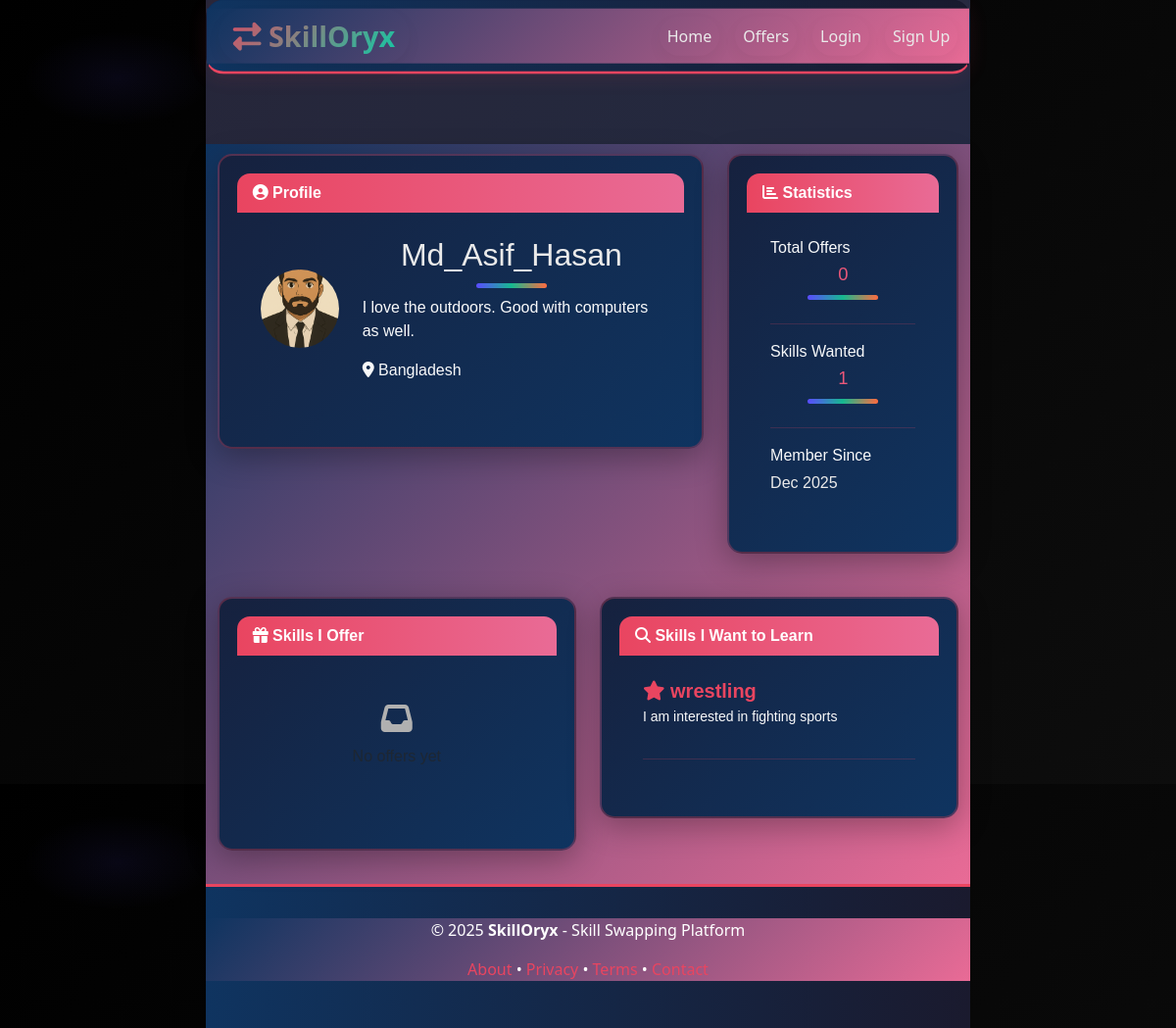
/profile/Md_Asif_Hasan/, run on the app's committed database.
### skilloryx/models.py (models this page shows, shortened)
class Profile(models.Model):
    user = models.OneToOneField(settings.AUTH_USER_MODEL, on_delete=models.CASCADE)
    bio = models.TextField(blank=True)
    location = models.CharField(max_length=100, blank=True)
    photo = models.ImageField(upload_to='profile_photos/', blank=True, null=True)
    created_at = models.DateTimeField(auto_now_add=True)

class Request(models.Model):
    profile = models.ForeignKey(Profile, on_delete=models.CASCADE, related_name='requests')
    skill = models.ForeignKey(Skill, on_delete=models.CASCADE)
    details = models.TextField(blank=True)
    created_at = models.DateTimeField(auto_now_add=True)
    class Meta:
        unique_together = ('profile','skill')

class Skill(models.Model):
    name = models.CharField(max_length=80, unique=True)

### skilloryx/views.py (the view)
# urls.py: path('profile/<str:username>/', views.profile_view, name='profile'),
def profile_view(request, username):
    user = get_object_or_404(User, username=username)
    profile = user.profile
    return render(request, 'skilloryx/profile.html', {'profile':profile})

### templates/skilloryx/profile.html (shortened to what this page needs)
{% extends 'skilloryx/base.html' %}
{% block content %}
<div class="row mb-4">
  <div class="col-md-8">
    <div class="card">
      <div class="card-header">
        <i class="fas fa-user-circle"></i> Profile
      </div>
      <div class="card-body">
        <div class="d-flex align-items-center mb-4">
          <div class="me-4">
            {% if profile.photo %}
              <img src="{{ profile.photo.url }}" class="rounded-circle" style="width: 5rem; height: 5rem; object-fit: cover;">
            {% else %}
              <i class="fas fa-user-circle" style="font-size: 5rem; color: var(--highlight);"></i>
            {% endif %}
          </div>
          <div>
            <h2 class="mb-2">{{ profile.user.username }}</h2>
            <p class="text-light mb-3">{{ profile.bio }}</p>
            <p class="text-light mb-0">
              <i class="fas fa-map-marker-alt"></i>
              {{ profile.location|default:"Location not set" }}
            </p>
          </div>
        </div>
      </div>
    </div>
  </div>
  <div class="col-md-4">
    <div class="card">
      <div class="card-header">
        <i class="fas fa-chart-bar"></i> Statistics
      </div>
      <div class="card-body">
        <div class="mb-3 pb-3" style="border-bottom: 1px solid rgba(233, 69, 96, 0.2);">
          <p class="text-light mb-1">Total Offers</p>
          <h3 class="text-highlight">{{ profile.offers.count }}</h3>
        </div>
        <div class="mb-3 pb-3" style="border-bottom: 1px solid rgba(233, 69, 96, 0.2);">
          <p class="text-light mb-1">Skills Wanted</p>
          <h3 class="text-highlight">{{ profile.requests.count }}</h3>
        </div>
        <div>
          <p class="text-light mb-1">Member Since</p>
          <p>{{ profile.user.date_joined|date:"M Y" }}</p>
        </div>
      </div>
    </div>
  </div>
</div>
<div class="row">
  <div class="col-md-6 mb-4">
    <div class="card">
      <div class="card-header">
        <i class="fas fa-gift"></i> Skills I Offer
      </div>
      <div class="card-body">
        {% for offer in profile.offers.all %}
          <div class="mb-3 pb-3" style="border-bottom: 1px solid rgba(233, 69, 96, 0.2);">
            <div class="d-flex justify-content-between align-items-center">
              <div>
                <h5 class="card-title mb-1">{{ offer.skill.name }}</h5>
                <span class="badge badge-primary">{{ offer.get_level_display }}</span>
                {% if offer.available_online %}
                  <span class="badge badge-success">
                    <i class="fas fa-globe"></i> Online
                  </span>
                {% endif %}
              </div>
              {% if user == profile.user %}
                <a href="{% url 'offer_delete' offer.pk %}" class="btn btn-sm btn-outline-danger" onclick="return confirm('Are you sure you want to delete this offer?')">
                  <i class="fas fa-trash"></i>
                </a>
              {% endif %}
            </div>
            <p class="text-light small mt-2">{{ offer.description|truncatewords:15 }}</p>
          </div>
        {% empty %}
          <div class="text-center py-4">
            <i class="fas fa-inbox" style="font-size: 2rem; color: var(--text-muted);"></i>
            <p class="text-muted mt-2">No offers yet</p>
          </div>
        {% endfor %}
      </div>
    </div>
  </div>
  <div class="col-md-6 mb-4">
   <div class="card">
     <div class="card-header">
       <i class="fas fa-search"></i> Skills I Want to Learn
     </div>
     <div class="card-body">
        {% for request in profile.requests.all %}
          <div class="mb-3 pb-3" style="border-bottom: 1px solid rgba(233, 69, 96, 0.2);">
            <div>
              <h5 class="card-title mb-1">
                <i class="fas fa-star"></i> {{ request.skill.name }}
              </h5>
              <p class="text-light small">{{ request.details|truncatewords:15 }}</p>
            </div>
          </div>
        {% empty %}
          <div class="text-center py-4">
            <i class="fas fa-inbox" style="font-size: 2rem; color: var(--text-muted);"></i>
            <p class="text-muted mt-2">No requests yet</p>
          </div>
        {% endfor %}
      </div>
    </div>
  </div>
</div>
{% endblock %}

### templates/skilloryx/base.html (shortened to what this page needs)
{% load static %}
<!doctype html>
<html lang="en">
<head>
  <link href="https://cdn.jsdelivr.net/npm/bootstrap@5.3.0/dist/css/bootstrap.min.css" rel="stylesheet">
  <link href="https://cdnjs.cloudflare.com/ajax/libs/font-awesome/6.4.0/css/all.min.css" rel="stylesheet">
  <link rel="stylesheet" href="{% static 'css/skilloryx.css' %}">
</head>
<body>
  <nav class="navbar navbar-expand-lg navbar-dark sticky-top">
    <div class="container">
      <a class="navbar-brand" href="/">
        <i class="fas fa-exchange-alt"></i> SkillOryx
      </a>
      <div class="collapse navbar-collapse" id="navbarNav">
        <ul class="navbar-nav ms-auto">
          <li class="nav-item"><a class="nav-link" href="/">Home</a></li>
          <li class="nav-item"><a class="nav-link" href="/offers/">Offers</a></li>
          {% if user.is_authenticated %}
            <li class="nav-item"><a class="nav-link" href="{% url 'proposals' %}">Proposals</a></li>
            <li class="nav-item"><a class="nav-link" href="{% url 'profile' user.username %}">Profile</a></li>
              <li class="nav-item"><a class="nav-link" href="{% url 'logout' %}">Logout</a></li>
            {% else %}
              <li class="nav-item"><a class="nav-link" href="{% url 'login' %}">Login</a></li>
              <li class="nav-item"><a class="nav-link" href="{% url 'signup' %}">Sign Up</a></li>
          {% endif %}
        </ul>
      </div>
    </div>
  </nav>
  <main>
    <div class="container">
      {% block content %}{% endblock %}
    </div>
  </main>
  <footer>
    <div class="container">
      <p>&copy; 2025 <strong>SkillOryx</strong> - Skill Swapping Platform</p>
      <p>
        <a href="/about/">About</a> •
        <a href="/privacy/">Privacy</a> •
        <a href="/terms/">Terms</a> •
        <a href="/contact/">Contact</a>
      </p>
    </div>
  </footer>
</body>
</html>

### static/css/skilloryx.css (style rules this page uses)
:root { --bg-a: #000000; --bg-b: #0d0d0d; --accent1: #5A4BFF; --accent2: #FF6B40; --accent3: #16B98F; --text: #f0f0f0; --muted: rgba(240,240,240,0.70); --glass: rgba(255,255,255,0.10); --card-bg: #1a1a1a; --radius: 14px; --shadow-sm: 0 8px 30px rgba(0,0,0,0.30); --shadow-md: 0 18px 50px rgba(0,0,0,0.40); --gap: 1.125rem; --container-width: 1000px; }
html,body { height:100%; margin:0; font-family: "Bebas Neue", "Arial Black", sans-serif; background: radial-gradient(1200px 600px at 10% 10%, rgba(90,75,255,0.08), transparent 8%), linear-gradient(135deg, var(--bg-a) 0%, var(--bg-b) 100%); -webkit-font-smoothing:antialiased; -moz-osx-font-smoothing:grayscale; color: var(--text); line-height:1.5; transition: background 250ms ease; display:flex; justify-content:center; }
main { font-family: "Bebas Neue", "Arial Black", sans-serif; width:100%; display:flex; flex-direction:column; align-items:center; gap: 18px; }
nav { display:flex; gap:10px; align-items:center; justify-content:center; background: linear-gradient(180deg, rgba(42,42,62,0.92), rgba(26,26,46,0.84)); padding:10px 18px; border-radius: 18px; box-shadow: var(--shadow-md); border: 1px solid rgba(5,10,30,0.04); max-width: 980px; width:100%; }
nav a { text-decoration:none; padding:9px 14px; border-radius:999px; font-weight:700; font-size:0.95rem; color: var(--text); transition: transform 140ms ease, color 140ms ease, box-shadow 140ms ease, background 140ms ease; border: 1px solid transparent; background: linear-gradient(180deg, rgba(42,42,62,0.85), rgba(26,26,46,0.65)); box-shadow: 0 6px 16px rgba(10,18,36,0.04); }
nav::after { content:''; display:none; }
.card { background: var(--card-bg); border-radius: var(--radius); box-shadow: var(--shadow-md); padding: 18px; border: 1px solid rgba(10,20,30,0.06); transition: transform 220ms ease, box-shadow 220ms ease; width:100%; max-width:720px; margin: 10px auto; color: var(--text); text-align: left; }
.card h3 { margin:0 0 8px 0; font-size:1.15rem; color: var(--text); letter-spacing: -0.2px; }
h1,h2,h3 { position:relative; text-align:center; }
h1::after, h2::after, h3::after { content:''; height:5px; width:72px; border-radius: 8px; display:block; margin:10px auto 0 auto; background: linear-gradient(90deg, var(--accent1), var(--accent3), var(--accent2)); opacity:1; }

### templates/skilloryx/base.html (style rules this page uses)
:root { --primary-dark: #1a1a2e; --primary-accent: #0f3460; --secondary-accent: #16213e; --highlight: #e94560; --success: #00d4aa; --warning: #ffa502; --text-light: #eaeaea; --text-muted: #b0b0b0; }
* { margin: 0; padding: 0; box-sizing: border-box; }
body { background: linear-gradient(135deg, #1a1a2e 0%, #16213e 100%); color: var(--text-light); font-family: 'Segoe UI', Tahoma, Geneva, Verdana, sans-serif; min-height: 100vh; display: flex; flex-direction: column; }
.navbar { background: linear-gradient(90deg, #0f3460 0%, #1a1a2e 100%); border-bottom: 3px solid var(--highlight); box-shadow: 0 4px 20px rgba(233, 69, 96, 0.1); }
.navbar-brand { font-size: 1.8rem; font-weight: 700; background: linear-gradient(135deg, var(--highlight), var(--success)); -webkit-background-clip: text; -webkit-text-fill-color: transparent; background-clip: text; }
.nav-link { color: var(--text-light) !important; transition: all 0.3s ease; margin-left: 1rem; font-weight: 500; }
.container { background: linear-gradient(135deg, var(--primary-accent), #e96b96); color: white; }
.card { background: linear-gradient(135deg, #16213e 0%, #0f3460 100%); border: 2px solid rgba(233, 69, 96, 0.3); border-radius: 15px; box-shadow: 0 8px 32px rgba(0, 0, 0, 0.3); transition: all 0.3s ease; color: var(--text-light); }
.card-header { background: linear-gradient(90deg, var(--highlight), #e96b96); border: none; color: white; font-weight: 600; border-radius: 13px 13px 0 0 !important; }
.card-body { padding: 1.5rem; }
.card-title { color: var(--highlight); font-weight: 700; margin-bottom: 1rem; }
footer { background: linear-gradient(90deg, #0f3460 0%, #1a1a2e 100%); border-top: 3px solid var(--highlight); color: var(--text-muted); padding: 2rem 0; text-align: center; }
main { flex-grow: 1; background: rgba(255, 255, 255, 0.05); padding-top: 20rem; }
footer a { color: var(--highlight); text-decoration: none; transition: all 0.3s ease; }

### templates/skilloryx/profile.html (style rules this page uses)
.text-highlight { background: linear-gradient(135deg, var(--highlight), #e96b96); -webkit-background-clip: text; -webkit-text-fill-color: transparent; background-clip: text; }

### data on the page
Profile: photo (picture), user.username "Md_Asif_Hasan", bio "I love the outdoors. Good with computers as well.", location "Bangladesh", offers.count "0", requests.count "1", user.date_joined "Dec 2025"
Request: skill.name "wrestling", details "I am interested in fighting sports"
